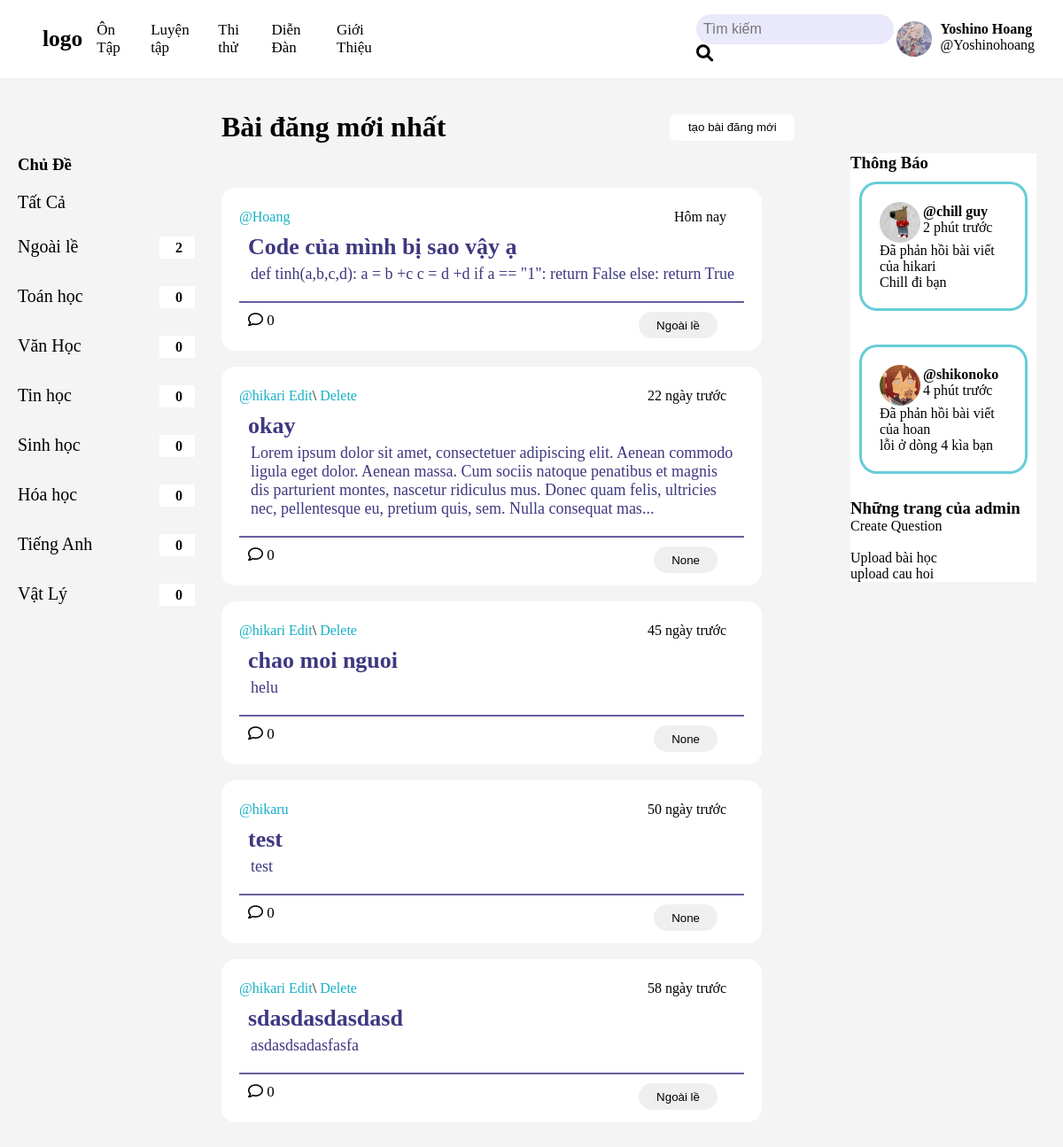
The app's page / (signed in) with its own data.
### base/models.py (models this page shows, shortened)
class Topic(models.Model):
    name = models.CharField(max_length=200)
    description = models.TextField(null = True, blank = True)
    def __str__ (self):
        return self.name
    def room_count(self):
        return self.room_set.count()

class Room(models.Model):
    host = models.ForeignKey(User, on_delete=models.SET_NULL, null = True)
    topic = models.ForeignKey(Topic, on_delete=models.SET_NULL, null = True)
    name= models.CharField(max_length=200)
    description = models.TextField(null = True, blank = True)
    updated = models.DateTimeField(auto_now=True)
    created = models.DateTimeField(auto_now_add=True)
    class Meta:
        ordering = ["-updated", "-created"]
    def message_count(self):
        return self.message_set.count()

### base/views.py (the view)
# urls.py: path('', views.home , name="home"),
def home(request):
    q = request.GET.get('q') if request.GET.get('q') != None else ''
    rooms = Room.objects.filter(
        Q(topic__name__icontains = q) |
        Q(name__icontains=q) |
        Q(description__icontains=q)
        )
    topics = Topic.objects.all()
    context = {'rooms': rooms , 'topics':topics,}
    return render(request, 'base/home.html', context)

### study/templatetags/custom_filter.py (called while the page is built)
@register.filter
def days_since(value):
    if not value:
        return ""
    now = timezone.now()
    delta = now - value
    days = delta.days
    if days == 0:
        return "Hôm nay"
    elif days == 1:
        return "1 ngày trước"
    else:
        return f"{days} ngày trước"

### base/templates/base/home.html
{% extends 'main.html' %}
{% block content %}
{% load static %}
{% if request.session.theme == 'dark' %}
<link rel="stylesheet" href="{% static 'styles/dark.css' %}">
{% else %}
<link rel="stylesheet" href="{% static 'styles/light.css' %}">
{% endif %}
<div class="home-container">
    <div class ="left_bar" >
        {% include 'base/topic_bar.html' %}
    </div>
    <div class="room_display">
        <div class="home_head_page">
            <h1>Bài đăng mới nhất</h1>
            <div class="room_create">
                <a href="{%url 'create-room'%}"><button>tạo bài đăng mới</button></a>
            </div>
        </div>
        <div>
        {%include 'base/feed_composnent.html'%}
        </div>
    </div>
    <div class="right_bar">
        {%include 'base/notification_bar.html'%}
    </div>
</div>
{% endblock content %}

### base/templates/base/topic_bar.html (shortened to what this page needs)
{%block content%}
{% load static %}
{% if request.session.theme == 'dark' %}
<link rel="stylesheet" href="{% static 'styles/dark.css' %}">
{% else %}
<link rel="stylesheet" href="{% static 'styles/light.css' %}">
{% endif %}
<div class="topic_wraper">
    <h3>Chủ Đề</h3>
    <div class="topic_all">
        <a href="{%url 'home'%}">Tất Cả</a>
    </div>
    <div class="topic_display">
        {%for topic in topics%}
            <div class="topic_name">
                <a href="{%url 'home'%}?q={{topic.name}}">{{topic.name}}</a>
                <div class="topic_rc">
                    <p>{{topic.room_count}}</p>
                </div>
            </div>
            <br>
        {%endfor%}
    </div>
</div>
{%endblock%}

### base/templates/base/feed_composnent.html (shortened to what this page needs)
{% load static %}
{% load custom_filter %}
{% if request.session.theme == 'dark' %}
<link rel="stylesheet" href="{% static 'styles/dark.css' %}">
{% else %}
<link rel="stylesheet" href="{% static 'styles/light.css' %}">
{% endif %}
<div class="room">
    {%for room in rooms%}
        <div class = "post">
            <div class = "top_section">
                <div class = "post_edit">
                    <a href="{%url 'profile' room.host.id %}">@{{room.host.username}} </a>
                    {%if request.user == room.host%}
                    <a href="{% url 'update-room' room.id %}">Edit</a>\
                    <a href="{% url 'delete-room' room.id %}">Delete</a>
                    {%endif%}
                </div>
                <p>{{ room.created|days_since }}</p>
            </div>
            <div class="middle_section">
                <a href="{% url 'room' room.id %} ">
                    <h3> {{room.name}}</h3>
                    {% if room.description|length > 280 %}
                    <p id="short-description">{{ room.description|slice:":280" }}...</p>
                    {% else %}
                        <p>{{ room.description|safe }}</p>
                    {% endif %}
                </a>
            </div>
            <div class="bottom_section">
                <div>
                    <i class="fa-regular fa-comment"> </i> {{ room.message_count }}
                </div>
                <button><a href="{%url 'home'%}?q={{room.topic}}">{{room.topic}}</a></button>
            </div>
        </div>
        <br>
    {%endfor%}
</div>

### static/styles/light.css (style rules this page uses)
body { background-color: #f4f4f4; padding-top: 75px; }
* { margin: 0; padding: 0; box-sizing: border-box; }
a { text-decoration: none; color: black; }
.post { animation: fadeIn 0.5s ease; }
.home-container { display: grid; grid-template-columns: 1fr 3fr 1fr; }
.home_head_page { display: grid; height: 100%; grid-template-columns: 5fr 3fr; align-items: center; }
.room_display { display: grid; grid-template-rows: 0.8fr 5fr; padding-left: 10px; overflow-y: auto; scroll-behavior: smooth; }
.right_bar, .left_bar { overflow: hidden; top: 0; bottom: 0; }
.right_bar { margin-top: 78px; right: 0; margin-right: 30px; max-width: 400px; width:auto ; }
.left_bar { left: 0; }
.room_create { display: flex; justify-content: center; align-items: center; }
.room_create button { height: 30px; width: 141px; border-radius: 8px; background-color: #ffffff; border: #ffff; }
.topic_wraper { display: block; padding: 20px; padding-top: 100px; }
.topic_display { padding-top: 12px; }
.topic_name { display: grid; grid-template-columns: 4fr 1fr; margin-top: 15px; }
.topic_name a { outline: none; color: black; text-decoration: none; font-family:'Sansation'; font-size: 20px; }
.topic_rc { display: flex; background-color: #ffff; height: 110%; align-items: center; }
.topic_rc p { padding-left: 45%; font-family:'Sansation'; font-weight: bold; }
.topic_all { color: black; text-decoration: none; font-family:'Sansation'; font-size: 20px; margin-top: 20px; }
.post { background-color: #ffffff; margin-right: 100px; padding-left: 20px; padding-right: 20px; padding-top: 14px; padding-bottom: 14px; border-radius: 16px; }
.top_section { display: grid; grid-template-columns: 2fr 1fr; padding-bottom: 10px; padding-top: 10px; }
.top_section a { color: #14B0C5; width: fit-content; height: fit-content; justify-self: start; }
.top_section p { justify-self: end; padding-right:20px ; }
.middle_section { padding-left:10px; padding-bottom: 20px; padding-right: 10px; border-bottom: 2px solid #645F9F; }
.middle_section h3 { color: #3E3880; font-size: 26px; font-weight: bold; padding-bottom: 5px; }
.middle_section p { color: #3E3880; font-size: 18px; padding-left: 3px; }
.bottom_section { display: grid; grid-template-columns: 1fr 1fr; padding-top:10px; font-size: 17px; padding-left: 10px; padding-right: 30px; }
.bottom_section button { cursor: pointer; width:fit-content; height: 30px; border: none; border-radius: 20px; padding-left: 20px; padding-right: 20px; justify-self: end; }

### records on screen
Topic: name "Ngoài lề", room_count "2"
Topic: name "Toán học", room_count "0"
Topic: name "Văn Học", room_count "0"
Topic: name "Tin học", room_count "0"
Topic: name "Sinh học", room_count "0"
Topic: name "Hóa học", room_count "0"
Topic: name "Tiếng Anh", room_count "0"
Topic: name "Vật Lý", room_count "0"
Room: host.username "Hoang", created|days_since "Hôm nay", name "Code của mình bị sao vậy ạ", description "def tinh(a,b,c,d): a = b +c c = d +d if a == \"1\": return False else: return True", message_count "0", topic "Ngoài lề"
Room: host.username "hikari", shows "Edit", created|days_since "22 ngày trước", name "okay", description "Lorem ipsum dolor sit amet, consectetuer adipiscing elit. Aenean commodo ligula eget dolor. Aenean massa. Cum sociis natoque penatibus et magnis dis parturient montes, nascetur ridiculus mus. Donec quam felis, ultricies nec, pellentesque eu, pretium quis, sem. Nulla consequat mas", message_count "0", topic "None"
Room: host.username "hikari", shows "Edit", created|days_since "45 ngày trước", name "chao moi nguoi", description "helu", message_count "0", topic "None"
Room: host.username "hikaru", created|days_since "50 ngày trước", name "test", description "test", message_count "0", topic "None"
Room: host.username "hikari", shows "Edit", created|days_since "58 ngày trước", name "sdasdasdasdasd", description "asdasdsadasfasfa", message_count "0", topic "Ngoài lề"
